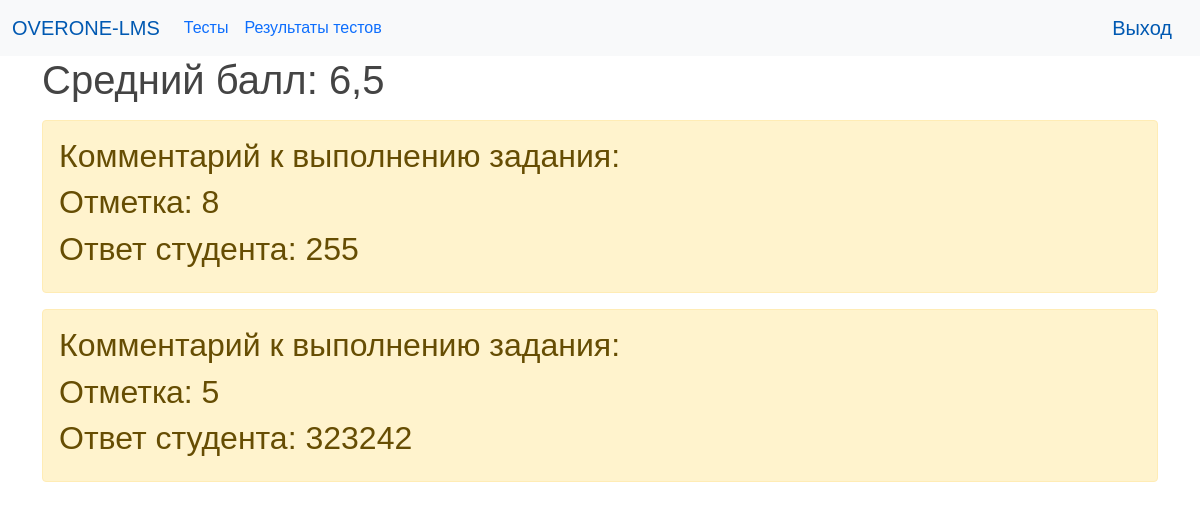
/marks/ (signed in), run on the app's committed database.
### lms/models.py (models this page shows)
class Mark(models.Model):
    solution = models.ForeignKey(Solution, on_delete=models.CASCADE,verbose_name="Решение")
    mark = models.IntegerField(validators=[
                                            MaxValueValidator(100),
                                            MinValueValidator(1)
                                           ])
    comment = models.TextField(blank=True, null=True, verbose_name="Комментарий")
    class Meta:
        verbose_name = 'Оценка'
        verbose_name_plural = 'Оценки'
        ordering = ['-mark']

class Solution(models.Model):
    student = models.ForeignKey(User, on_delete=models.CASCADE,verbose_name="Cтудент")
    task = models.ForeignKey(Task, on_delete=models.CASCADE,verbose_name="Задание")
    text = models.TextField(verbose_name="Решение")
    class Meta:
        verbose_name = 'Решение'
        verbose_name_plural = 'Решения'

### lms/views.py (the view)
# urls.py: path("marks/", marks, name="marks"),
@login_required
def marks(request):
    marks = Mark.objects.filter(solution__student=request.user.id)
    marks_values = Mark.objects.filter(solution__student=request.user.id).values_list('mark')
    marks_list = [i[0] for i in marks_values]
    average = sum(marks_list)/len(marks_list)
    context = {'marks': marks, 'average': average}
    print(context)
    return render(request, 'marks.html', context)

### lms/templates/marks.html
{% extends 'base.html' %}
{% load static %}
{% block content %}
<div class="container">
 <h1>Средний балл: {{average}}</h1>
            {% for mark in marks %}
    <div class="alert alert-warning mt-3">
            <h2>Комментарий к выполнению задания: {{mark.solution.comment}} </h2>
            <h2>Отметкa: {{mark.mark}} </h2>
            <h2>Ответ студента: {{mark.solution.text}} </h2>
  </div>
            {% endfor %}
        </div>
{% endblock %}

### lms/static/css/style.css (style rules this page uses)
html, body { font-family: 'Arial'; margin: 0; padding: 0; height: 100%; width: 100%; color: #444; }

### data on the page
Mark: mark "8", solution.text "255"
Mark: mark "5", solution.text "323242"

### other printed values
{{ average }} "6,5"
